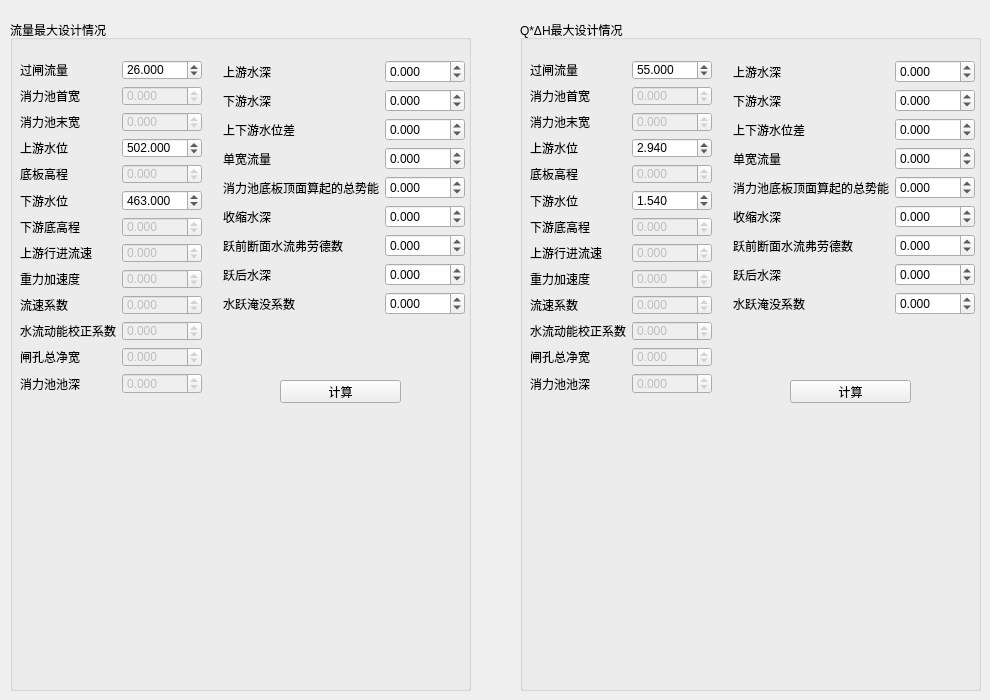
   <widget class="QWidget" name="tab_4">
    <attribute name="title">
     <string>水力要素计算</string>
    </attribute>
    <widget class="QGroupBox" name="groupBox">
     <property name="geometry">
      <rect>
       <x>10</x>
       <y>20</y>
       <width>461</width>
       <height>671</height>
      </rect>
     </property>
     <property name="title">
      <string>流量最大设计情况</string>
     </property>
     <widget class="QWidget" name="formLayoutWidget_6">
      <property name="geometry">
       <rect>
        <x>213</x>
        <y>40</y>
        <width>242</width>
        <height>271</height>
       </rect>
      </property>
      <layout class="QFormLayout" name="formLayout_7">
       <item row="0" column="0">
        <widget class="QLabel" name="Label_14">
         <property name="text">
          <string>上游水深</string>
         </property>
        </widget>
       </item>
       <item row="0" column="1">
        <widget class="QDoubleSpinBox" name="DoubleSpinBox1_4">
         <property name="decimals">
          <number>3</number>
         </property>
         <property name="minimum">
          <double>-9999.000000000000000</double>
         </property>
         <property name="maximum">
          <double>99999.000000000000000</double>
         </property>
        </widget>
       </item>
       <item row="1" column="0">
        <widget class="QLabel" name="Label_15">
         <property name="text">
          <string>下游水深</string>
         </property>
        </widget>
       </item>
       <item row="1" column="1">
        <widget class="QDoubleSpinBox" name="DoubleSpinBox2_4">
         <property name="decimals">
          <number>3</number>
         </property>
         <property name="minimum">
          <double>-9999.000000000000000</double>
         </property>
         <property name="maximum">
          <double>99999.000000000000000</double>
         </property>
        </widget>
       </item>
       <item row="2" column="0">
        <widget class="QLabel" name="Label_16">
         <property name="text">
          <string>上下游水位差</string>
         </property>
        </widget>
       </item>
       <item row="2" column="1">
        <widget class="QDoubleSpinBox" name="DoubleSpinBox3_4">
         <property name="decimals">
          <number>3</number>
         </property>
         <property name="minimum">
          <double>-9999.000000000000000</double>
         </property>
         <property name="maximum">
          <double>99999.000000000000000</double>
         </property>
        </widget>
       </item>
       <item row="3" column="0">
        <widget class="QLabel" name="Label_17">
         <property name="text">
          <string>单宽流量</string>
         </property>
        </widget>
       </item>
       <item row="3" column="1">
        <widget class="QDoubleSpinBox" name="DoubleSpinBox4_4">
         <property name="decimals">
          <number>3</number>
         </property>
         <property name="minimum">
          <double>-9999.000000000000000</double>
         </property>
         <property name="maximum">
          <double>99999.000000000000000</double>
         </property>
        </widget>
       </item>
       <item row="4" column="0">
        <widget class="QLabel" name="Label_18">
         <property name="text">
          <string>消力池底板顶面算起的总势能</string>
         </property>
        </widget>
       </item>
       <item row="4" column="1">
        <widget class="QDoubleSpinBox" name="DoubleSpinBox5_4">
         <property name="decimals">
          <number>3</number>
         </property>
         <property name="minimum">
          <double>-9999.000000000000000</double>
         </property>
         <property name="maximum">
          <double>99999.000000000000000</double>
         </property>
        </widget>
       </item>
       <item row="5" column="0">
        <widget class="QLabel" name="Label_19">
         <property name="text">
          <string>收缩水深</string>
         </property>
        </widget>
       </item>
       <item row="5" column="1">
        <widget class="QDoubleSpinBox" name="DoubleSpinBox6_4">
         <property name="decimals">
          <number>3</number>
         </property>
         <property name="minimum">
          <double>-9999.000000000000000</double>
         </property>
         <property name="maximum">
          <double>99999.000000000000000</double>
         </property>
        </widget>
       </item>
       <item row="6" column="0">
        <widget class="QLabel" name="Label_20">
         <property name="text">
          <string>跃前断面水流弗劳德数</string>
         </property>
        </widget>
       </item>
       <item row="6" column="1">
        <widget class="QDoubleSpinBox" name="DoubleSpinBox7_4">
         <property name="decimals">
          <number>3</number>
         </property>
         <property name="minimum">
          <double>-9999.000000000000000</double>
         </property>
         <property name="maximum">
          <double>99999.000000000000000</double>
         </property>
        </widget>
       </item>
       <item row="7" column="0">
        <widget class="QLabel" name="Label_21">
         <property name="text">
          <string>跃后水深</string>
         </property>
        </widget>
       </item>
       <item row="8" column="0">
        <widget class="QLabel" name="Label_22">
         <property name="text">
          <string>水跃淹没系数</string>
         </property>
        </widget>
       </item>
       <item row="8" column="1">
        <widget class="QDoubleSpinBox" name="DoubleSpinBox9_4">
         <property name="decimals">
          <number>3</number>
         </property>
         <property name="minimum">
          <double>-9999.000000000000000</double>
         </property>
         <property name="maximum">
          <double>99999.000000000000000</double>
         </property>
        </widget>
       </item>
       <item row="7" column="1">
        <widget class="QDoubleSpinBox" name="DoubleSpinBox8_4">
         <property name="decimals">
          <number>3</number>
         </property>
         <property name="minimum">
          <double>-9999.000000000000000</double>
         </property>
         <property name="maximum">
          <double>99999.000000000000000</double>
         </property>
        </widget>
       </item>
      </layout>
     </widget>
     <widget class="QWidget" name="formLayoutWidget_5">
      <property name="geometry">
       <rect>
        <x>10</x>
        <y>40</y>
        <width>182</width>
        <height>334</height>
       </rect>
      </property>
      <layout class="QFormLayout" name="formLayout">
       <item row="0" column="0">
        <widget class="QLabel" name="Label">
         <property name="text">
          <string>过闸流量</string>
         </property>
        </widget>
       </item>
       <item row="0" column="1">
        <widget class="QDoubleSpinBox" name="DoubleSpinBox1_3">
         <property name="decimals">
          <number>3</number>
         </property>
         <property name="minimum">
          <double>-9999.000000000000000</double>
         </property>
         <property name="maximum">
          <double>99999.000000000000000</double>
         </property>
         <property name="value">
          <double>26.000000000000000</double>
         </property>
        </widget>
       </item>
       <item row="1" column="0">
        <widget class="QLabel" name="Label_2">
         <property name="text">
          <string>消力池首宽</string>
         </property>
        </widget>
       </item>
       <item row="1" column="1">
        <widget class="QDoubleSpinBox" name="DoubleSpinBox2_3">
         <property name="enabled">
          <bool>false</bool>
         </property>
         <property name="decimals">
          <number>3</number>
         </property>
         <property name="minimum">
          <double>-9999.000000000000000</double>
         </property>
         <property name="maximum">
          <double>99999.000000000000000</double>
         </property>
        </widget>
       </item>
       <item row="2" column="0">
        <widget class="QLabel" name="Label_3">
         <property name="text">
          <string>消力池末宽</string>
         </property>
        </widget>
       </item>
       <item row="2" column="1">
        <widget class="QDoubleSpinBox" name="DoubleSpinBox3_3">
         <property name="enabled">
          <bool>false</bool>
         </property>
         <property name="decimals">
          <number>3</number>
         </property>
         <property name="minimum">
          <double>-9999.000000000000000</double>
         </property>
         <property name="maximum">
          <double>99999.000000000000000</double>
         </property>
        </widget>
       </item>
       <item row="3" column="0">
        <widget class="QLabel" name="Label_4">
         <property name="text">
          <string>上游水位</string>
         </property>
        </widget>
       </item>
       <item row="3" column="1">
        <widget class="QDoubleSpinBox" name="DoubleSpinBox4_3">
         <property name="decimals">
          <number>3</number>
         </property>
         <property name="minimum">
          <double>-9999.000000000000000</double>
         </property>
         <property name="maximum">
          <double>99999.000000000000000</double>
         </property>
         <property name="value">
          <double>502.000000000000000</double>
         </property>
        </widget>
       </item>
       <item row="4" column="0">
        <widget class="QLabel" name="Label_5">
         <property name="text">
          <string>底板高程</string>
         </property>
        </widget>
       </item>
       <item row="4" column="1">
        <widget class="QDoubleSpinBox" name="DoubleSpinBox5_3">
         <property name="enabled">
          <bool>false</bool>
         </property>
         <property name="decimals">
          <number>3</number>
         </property>
         <property name="minimum">
          <double>-9999.000000000000000</double>
         </property>
         <property name="maximum">
          <double>99999.000000000000000</double>
         </property>
        </widget>
       </item>
       <item row="5" column="0">
        <widget class="QLabel" name="Label_6">
         <property name="text">
          <string>下游水位</string>
         </property>
        </widget>
       </item>
       <item row="5" column="1">
        <widget class="QDoubleSpinBox" name="DoubleSpinBox6_3">
         <property name="decimals">
          <number>3</number>
         </property>
         <property name="minimum">
          <double>-9999.000000000000000</double>
         </property>
         <property name="maximum">
          <double>99999.000000000000000</double>
         </property>
         <property name="value">
          <double>463.000000000000000</double>
         </property>
        </widget>
       </item>
       <item row="6" column="0">
        <widget class="QLabel" name="Label_7">
         <property name="text">
          <string>下游底高程</string>
         </property>
        </widget>
       </item>
       <item row="6" column="1">
        <widget class="QDoubleSpinBox" name="DoubleSpinBox7_3">
         <property name="enabled">
          <bool>false</bool>
         </property>
         <property name="decimals">
          <number>3</number>
         </property>
         <property name="minimum">
          <double>-9999.000000000000000</double>
         </property>
         <property name="maximum">
          <double>99999.000000000000000</double>
         </property>
        </widget>
       </item>
       <item row="7" column="0">
        <widget class="QLabel" name="Label_8">
         <property name="text">
          <string>上游行进流速</string>
         </property>
        </widget>
       </item>
       <item row="7" column="1">
        <widget class="QDoubleSpinBox" name="DoubleSpinBox8_3">
         <property name="enabled">
          <bool>false</bool>
         </property>
         <property name="decimals">
          <number>3</number>
         </property>
         <property name="minimum">
          <double>-9999.000000000000000</double>
         </property>
         <property name="maximum">
          <double>99999.000000000000000</double>
         </property>
        </widget>
       </item>
       <item row="8" column="0">
        <widget class="QLabel" name="Label_9">
         <property name="text">
          <string>重力加速度</string>
         </property>
        </widget>
       </item>
       <item row="8" column="1">
        <widget class="QDoubleSpinBox" name="DoubleSpinBox9_3">
         <property name="enabled">
          <bool>false</bool>
         </property>
         <property name="decimals">
          <number>3</number>
         </property>
         <property name="minimum">
          <double>-9999.000000000000000</double>
         </property>
         <property name="maximum">
          <double>99999.000000000000000</double>
         </property>
        </widget>
       </item>
       <item row="9" column="0">
        <widget class="QLabel" name="Label_10">
         <property name="text">
          <string>流速系数</string>
         </property>
        </widget>
       </item>
       <item row="9" column="1">
        <widget class="QDoubleSpinBox" name="DoubleSpinBox10_3">
         <property name="enabled">
          <bool>false</bool>
         </property>
         <property name="decimals">
          <number>3</number>
         </property>
         <property name="minimum">
          <double>-9999.000000000000000</double>
         </property>
         <property name="maximum">
          <double>99999.000000000000000</double>
         </property>
        </widget>
       </item>
       <item row="10" column="0">
        <widget class="QLabel" name="Label_11">
         <property name="text">
          <string>水流动能校正系数</string>
         </property>
        </widget>
       </item>
       <item row="10" column="1">
        <widget class="QDoubleSpinBox" name="DoubleSpinBox11_3">
         <property name="enabled">
          <bool>false</bool>
         </property>
         <property name="decimals">
          <number>3</number>
         </property>
         <property name="minimum">
          <double>-9999.000000000000000</double>
         </property>
         <property name="maximum">
          <double>99999.000000000000000</double>
         </property>
        </widget>
       </item>
       <item row="11" column="0">
        <widget class="QLabel" name="Label_12">
         <property name="text">
          <string>闸孔总净宽</string>
         </property>
        </widget>
       </item>
       <item row="11" column="1">
        <widget class="QDoubleSpinBox" name="DoubleSpinBox12_3">
         <property name="enabled">
          <bool>false</bool>
         </property>
         <property name="decimals">
          <number>3</number>
         </property>
         <property name="minimum">
          <double>-9999.000000000000000</double>
         </property>
         <property name="maximum">
          <double>99999.000000000000000</double>
         </property>
        </widget>
       </item>
       <item row="12" column="0">
        <widget class="QLabel" name="Label_13">
         <property name="text">
          <string>消力池池深</string>
         </property>
        </widget>
       </item>
       <item row="12" column="1">
        <widget class="QDoubleSpinBox" name="DoubleSpinBox13_3">
         <property name="enabled">
          <bool>false</bool>
         </property>
         <property name="decimals">
          <number>3</number>
         </property>
         <property name="minimum">
          <double>-9999.000000000000000</double>
         </property>
         <property name="maximum">
          <double>99999.000000000000000</double>
         </property>
        </widget>
       </item>
      </layout>
     </widget>
     <widget class="QLabel" name="label_9">
      <property name="geometry">
       <rect>
        <x>70</x>
        <y>420</y>
        <width>371</width>
        <height>211</height>
       </rect>
      </property>
      <property name="text">
       <string>&lt;html&gt;&lt;head/&gt;&lt;body&gt;&lt;p&gt;&lt;img src=&quot;:/images/xlczj.png&quot;/&gt;&lt;/p&gt;&lt;/body&gt;&lt;/html&gt;</string>
      </property>
     </widget>
     <widget class="QPushButton" name="pushButton_7">
      <property name="geometry">
       <rect>
        <x>270</x>
        <y>360</y>
        <width>121</width>
        <height>23</height>
       </rect>
      </property>
      <property name="text">
       <string>计算</string>
      </property>
     </widget>
    </widget>
    <widget class="QGroupBox" name="groupBox_2">
     <property name="geometry">
      <rect>
       <x>520</x>
       <y>20</y>
       <width>461</width>
       <height>671</height>
      </rect>
     </property>
     <property name="title">
      <string>Q*ΔH最大设计情况</string>
     </property>
     <widget class="QWidget" name="formLayoutWidget_9">
      <property name="geometry">
       <rect>
        <x>213</x>
        <y>40</y>
        <width>242</width>
        <height>271</height>
       </rect>
      </property>
      <layout class="QFormLayout" name="formLayout_10">
       <item row="0" column="0">
        <widget class="QLabel" name="Label_45">
         <property name="text">
          <string>上游水深</string>
         </property>
        </widget>
       </item>
       <item row="0" column="1">
        <widget class="QDoubleSpinBox" name="DoubleSpinBox1_7">
         <property name="decimals">
          <number>3</number>
         </property>
         <property name="minimum">
          <double>-9999.000000000000000</double>
         </property>
         <property name="maximum">
          <double>99999.000000000000000</double>
         </property>
        </widget>
       </item>
       <item row="1" column="0">
        <widget class="QLabel" name="Label_46">
         <property name="text">
          <string>下游水深</string>
         </property>
        </widget>
       </item>
       <item row="1" column="1">
        <widget class="QDoubleSpinBox" name="DoubleSpinBox2_7">
         <property name="decimals">
          <number>3</number>
         </property>
         <property name="minimum">
          <double>-9999.000000000000000</double>
         </property>
         <property name="maximum">
          <double>99999.000000000000000</double>
         </property>
        </widget>
       </item>
       <item row="2" column="0">
        <widget class="QLabel" name="Label_47">
         <property name="text">
          <string>上下游水位差</string>
         </property>
        </widget>
       </item>
       <item row="2" column="1">
        <widget class="QDoubleSpinBox" name="DoubleSpinBox3_7">
         <property name="decimals">
          <number>3</number>
         </property>
         <property name="minimum">
          <double>-9999.000000000000000</double>
         </property>
         <property name="maximum">
          <double>99999.000000000000000</double>
         </property>
        </widget>
       </item>
       <item row="3" column="0">
        <widget class="QLabel" name="Label_48">
         <property name="text">
          <string>单宽流量</string>
         </property>
        </widget>
       </item>
       <item row="3" column="1">
        <widget class="QDoubleSpinBox" name="DoubleSpinBox4_7">
         <property name="decimals">
          <number>3</number>
         </property>
         <property name="minimum">
          <double>-9999.000000000000000</double>
         </property>
         <property name="maximum">
          <double>99999.000000000000000</double>
         </property>
        </widget>
       </item>
       <item row="4" column="0">
        <widget class="QLabel" name="Label_49">
         <property name="text">
          <string>消力池底板顶面算起的总势能</string>
         </property>
        </widget>
       </item>
       <item row="4" column="1">
        <widget class="QDoubleSpinBox" name="DoubleSpinBox5_7">
         <property name="decimals">
          <number>3</number>
         </property>
         <property name="minimum">
          <double>-9999.000000000000000</double>
         </property>
         <property name="maximum">
          <double>99999.000000000000000</double>
         </property>
        </widget>
       </item>
       <item row="5" column="0">
        <widget class="QLabel" name="Label_50">
         <property name="text">
          <string>收缩水深</string>
         </property>
        </widget>
       </item>
       <item row="5" column="1">
        <widget class="QDoubleSpinBox" name="DoubleSpinBox6_7">
         <property name="decimals">
          <number>3</number>
         </property>
         <property name="minimum">
          <double>-9999.000000000000000</double>
         </property>
         <property name="maximum">
          <double>99999.000000000000000</double>
         </property>
        </widget>
       </item>
       <item row="6" column="0">
        <widget class="QLabel" name="Label_51">
         <property name="text">
          <string>跃前断面水流弗劳德数</string>
         </property>
        </widget>
       </item>
       <item row="6" column="1">
        <widget class="QDoubleSpinBox" name="DoubleSpinBox7_7">
         <property name="decimals">
          <number>3</number>
         </property>
         <property name="minimum">
          <double>-9999.000000000000000</double>
         </property>
         <property name="maximum">
          <double>99999.000000000000000</double>
         </property>
        </widget>
       </item>
       <item row="7" column="0">
        <widget class="QLabel" name="Label_52">
         <property name="text">
          <string>跃后水深</string>
         </property>
        </widget>
       </item>
       <item row="8" column="0">
        <widget class="QLabel" name="Label_53">
         <property name="text">
          <string>水跃淹没系数</string>
         </property>
        </widget>
       </item>
       <item row="8" column="1">
        <widget class="QDoubleSpinBox" name="DoubleSpinBox9_7">
         <property name="decimals">
          <number>3</number>
         </property>
         <property name="minimum">
          <double>-9999.000000000000000</double>
         </property>
         <property name="maximum">
          <double>99999.000000000000000</double>
         </property>
        </widget>
       </item>
       <item row="7" column="1">
        <widget class="QDoubleSpinBox" name="DoubleSpinBox8_7">
         <property name="decimals">
          <number>3</number>
         </property>
         <property name="minimum">
          <double>-9999.000000000000000</double>
         </property>
         <property name="maximum">
          <double>99999.000000000000000</double>
         </property>
        </widget>
       </item>
      </layout>
     </widget>
     <widget class="QWidget" name="formLayoutWidget_10">
      <property name="geometry">
       <rect>
        <x>10</x>
        <y>40</y>
        <width>182</width>
        <height>334</height>
       </rect>
      </property>
      <layout class="QFormLayout" name="formLayout_11">
       <item row="0" column="0">
        <widget class="QLabel" name="Label_54">
         <property name="text">
          <string>过闸流量</string>
         </property>
        </widget>
       </item>
       <item row="0" column="1">
        <widget class="QDoubleSpinBox" name="DoubleSpinBox1_8">
         <property name="decimals">
          <number>3</number>
         </property>
         <property name="minimum">
          <double>-9999.000000000000000</double>
         </property>
         <property name="maximum">
          <double>99999.000000000000000</double>
         </property>
         <property name="value">
          <double>55.000000000000000</double>
         </property>
        </widget>
       </item>
       <item row="1" column="0">
        <widget class="QLabel" name="Label_55">
         <property name="text">
          <string>消力池首宽</string>
         </property>
        </widget>
       </item>
       <item row="1" column="1">
        <widget class="QDoubleSpinBox" name="DoubleSpinBox2_8">
         <property name="enabled">
          <bool>false</bool>
         </property>
         <property name="decimals">
          <number>3</number>
         </property>
         <property name="minimum">
          <double>-9999.000000000000000</double>
         </property>
         <property name="maximum">
          <double>99999.000000000000000</double>
         </property>
        </widget>
       </item>
       <item row="2" column="0">
        <widget class="QLabel" name="Label_56">
         <property name="text">
          <string>消力池末宽</string>
         </property>
        </widget>
       </item>
       <item row="2" column="1">
        <widget class="QDoubleSpinBox" name="DoubleSpinBox3_8">
         <property name="enabled">
          <bool>false</bool>
         </property>
         <property name="decimals">
          <number>3</number>
         </property>
         <property name="minimum">
          <double>-9999.000000000000000</double>
         </property>
         <property name="maximum">
          <double>99999.000000000000000</double>
         </property>
        </widget>
       </item>
       <item row="3" column="0">
        <widget class="QLabel" name="Label_57">
         <property name="text">
          <string>上游水位</string>
         </property>
        </widget>
       </item>
       <item row="3" column="1">
        <widget class="QDoubleSpinBox" name="DoubleSpinBox4_8">
         <property name="decimals">
          <number>3</number>
         </property>
         <property name="minimum">
          <double>-9999.000000000000000</double>
         </property>
         <property name="maximum">
          <double>99999.000000000000000</double>
         </property>
         <property name="value">
          <double>2.940000000000000</double>
         </property>
        </widget>
       </item>
       <item row="4" column="0">
        <widget class="QLabel" name="Label_58">
         <property name="text">
          <string>底板高程</string>
         </property>
        </widget>
       </item>
       <item row="4" column="1">
        <widget class="QDoubleSpinBox" name="DoubleSpinBox5_8">
         <property name="enabled">
          <bool>false</bool>
         </property>
         <property name="decimals">
          <number>3</number>
         </property>
         <property name="minimum">
          <double>-9999.000000000000000</double>
         </property>
         <property name="maximum">
          <double>99999.000000000000000</double>
         </property>
        </widget>
       </item>
       <item row="5" column="0">
        <widget class="QLabel" name="Label_59">
         <property name="text">
          <string>下游水位</string>
         </property>
        </widget>
       </item>
       <item row="5" column="1">
        <widget class="QDoubleSpinBox" name="DoubleSpinBox6_8">
         <property name="decimals">
          <number>3</number>
         </property>
         <property name="minimum">
          <double>-9999.000000000000000</double>
         </property>
         <property name="maximum">
          <double>99999.000000000000000</double>
         </property>
         <property name="value">
          <double>1.540000000000000</double>
         </property>
        </widget>
       </item>
       <item row="6" column="0">
        <widget class="QLabel" name="Label_60">
         <property name="text">
          <string>下游底高程</string>
         </property>
        </widget>
       </item>
       <item row="6" column="1">
        <widget class="QDoubleSpinBox" name="DoubleSpinBox7_8">
         <property name="enabled">
          <bool>false</bool>
         </property>
         <property name="decimals">
          <number>3</number>
         </property>
         <property name="minimum">
          <double>-9999.000000000000000</double>
         </property>
         <property name="maximum">
          <double>99999.000000000000000</double>
         </property>
        </widget>
       </item>
       <item row="7" column="0">
        <widget class="QLabel" name="Label_61">
         <property name="text">
          <string>上游行进流速</string>
         </property>
        </widget>
       </item>
       <item row="7" column="1">
        <widget class="QDoubleSpinBox" name="DoubleSpinBox8_8">
         <property name="enabled">
          <bool>false</bool>
         </property>
         <property name="decimals">
          <number>3</number>
         </property>
         <property name="minimum">
          <double>-9999.000000000000000</double>
         </property>
         <property name="maximum">
          <double>99999.000000000000000</double>
         </property>
        </widget>
       </item>
       <item row="8" column="0">
        <widget class="QLabel" name="Label_62">
         <property name="text">
          <string>重力加速度</string>
         </property>
        </widget>
       </item>
       <item row="8" column="1">
        <widget class="QDoubleSpinBox" name="DoubleSpinBox9_8">
         <property name="enabled">
          <bool>false</bool>
         </property>
         <property name="decimals">
          <number>3</number>
         </property>
         <property name="minimum">
          <double>-9999.000000000000000</double>
         </property>
         <property name="maximum">
          <double>99999.000000000000000</double>
         </property>
        </widget>
       </item>
       <item row="9" column="0">
        <widget class="QLabel" name="Label_63">
         <property name="text">
          <string>流速系数</string>
         </property>
        </widget>
       </item>
       <item row="9" column="1">
        <widget class="QDoubleSpinBox" name="DoubleSpinBox10_8">
         <property name="enabled">
          <bool>false</bool>
         </property>
         <property name="decimals">
          <number>3</number>
         </property>
         <property name="minimum">
          <double>-9999.000000000000000</double>
         </property>
         <property name="maximum">
          <double>99999.000000000000000</double>
         </property>
        </widget>
       </item>
       <item row="10" column="0">
        <widget class="QLabel" name="Label_64">
         <property name="text">
          <string>水流动能校正系数</string>
         </property>
        </widget>
       </item>
       <item row="10" column="1">
        <widget class="QDoubleSpinBox" name="DoubleSpinBox11_8">
         <property name="enabled">
          <bool>false</bool>
         </property>
         <property name="decimals">
          <number>3</number>
         </property>
         <property name="minimum">
          <double>-9999.000000000000000</double>
         </property>
         <property name="maximum">
          <double>99999.000000000000000</double>
         </property>
        </widget>
       </item>
       <item row="11" column="0">
        <widget class="QLabel" name="Label_65">
         <property name="text">
          <string>闸孔总净宽</string>
         </property>
        </widget>
       </item>
       <item row="11" column="1">
        <widget class="QDoubleSpinBox" name="DoubleSpinBox12_8">
         <property name="enabled">
          <bool>false</bool>
         </property>
         <property name="decimals">
          <number>3</number>
         </property>
         <property name="minimum">
          <double>-9999.000000000000000</double>
         </property>
         <property name="maximum">
          <double>99999.000000000000000</double>
         </property>
        </widget>
       </item>
       <item row="12" column="0">
        <widget class="QLabel" name="Label_66">
         <property name="text">
          <string>消力池池深</string>
         </property>
        </widget>
       </item>
       <item row="12" column="1">
        <widget class="QDoubleSpinBox" name="DoubleSpinBox13_8">
         <property name="enabled">
          <bool>false</bool>
         </property>
         <property name="decimals">
          <number>3</number>
         </property>
         <property name="minimum">
          <double>-9999.000000000000000</double>
         </property>
         <property name="maximum">
          <double>99999.000000000000000</double>
         </property>
        </widget>
       </item>
      </layout>
     </widget>
     <widget class="QLabel" name="label_11">
      <property name="geometry">
       <rect>
        <x>70</x>
        <y>420</y>
        <width>371</width>
        <height>211</height>
       </rect>
      </property>
      <property name="text">
       <string>&lt;html&gt;&lt;head/&gt;&lt;body&gt;&lt;p&gt;&lt;img src=&quot;:/images/xlczj.png&quot;/&gt;&lt;/p&gt;&lt;/body&gt;&lt;/html&gt;</string>
      </property>
     </widget>
     <widget class="QPushButton" name="pushButton_9">
      <property name="geometry">
       <rect>
        <x>270</x>
        <y>360</y>
        <width>121</width>
        <height>23</height>
       </rect>
      </property>
      <property name="text">
       <string>计算</string>
      </property>
     </widget>
    </widget>
   </widget>
